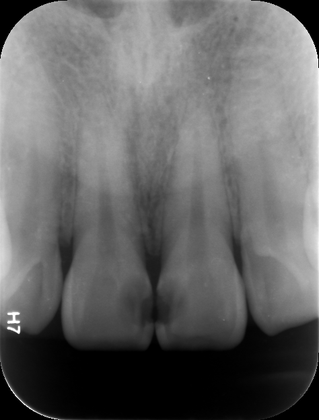
%> input picture 林雨晨代码 - 副本/test/测试图片/11.bmp, 319 x 420 px, shrunk from 474 x 624 before the run; its folder holds only this picture in this run
$ octave change.m   (GNU Octave 9; MATLAB toolbox functions it lacks are replaced by stand-ins)
%> lines starting %> are read from the running program, lines starting %| are printed output that depends on the picture
### 林雨晨代码 - 副本/gui/image processing/edge_canny.m
%% 图像边缘提取函数
%   方向梯度矩阵
%               3   2   1
%               0   P   0
%               1   2   3
%   P为当前点
%               NW  N  NE
%               W   P   E
%               SW  S  SE
%   参数:
%   percentOfPixelsNotEdges: 阈值选择.
%   thresholdRatio: 低阈值和高阈值的比例.
% -------------------------------------------------------------------------
function imgCanny = edge_canny(I,gaussDim,sigma,percentOfPixelsNotEdges,thresholdRatio)
%% 高斯平滑滤波器
m = gaussDim(1);
n = gaussDim(2);
if mod(m,2) == 0 || mod(n,2) == 0
    error('The dimensionality of Gaussian must be odd!');
end
% 生成高斯卷积核
gaussKernel = fspecial('gaussian', [m,n], sigma);
% 复制图像边缘
[m,n] = size(gaussKernel);
[row,col,dim] = size(I);
if dim > 1
    imgGray = rgb2gray(I);
else
    imgGray = I;
end
imgCopy = imgReplicate(imgGray,(m-1)/2,(n-1)/2);
% 高斯平滑滤波
imgData = zeros(row,col);
for ii = 1:row
    for jj = 1:col
        window = imgCopy(ii:ii+m-1,jj:jj+n-1);
        GSF = window.*gaussKernel;
        imgData(ii,jj) = sum(GSF(:));
    end
end
%% 计算像素角度信息
% Sobel operator.
dgau2Dx = [-1 0 1;-2 0 2;-1 0 1];
dgau2Dy = [1 2 1;0 0 0;-1 -2 -1];
[m,n] = size(dgau2Dx);
% 复制图像边缘.
imgCopy = imgReplicate(imgData,(m-1)/2,(n-1)/2);
% 储存图像边缘方向梯度信息.
gradx = zeros(row,col);
grady = zeros(row,col);
gradm = zeros(row,col);
dir = zeros(row,col); % 方向
% 计算每个像素的梯度值
for ii = 1:row
    for jj = 1:col
        window = imgCopy(ii:ii+m-1,jj:jj+n-1);
        dx = window.*dgau2Dx;
        dy = window.*dgau2Dy;
        dx = dx'; % 精确化总和
        dx = sum(dx(:));
        dy = sum(dy(:));
        gradx(ii,jj) = dx;
        grady(ii,jj) = dy;
        gradm(ii,jj) = sqrt(dx^2 + dy^2);
        % 计算变化角度
        theta = atand(dy/dx) + 90; % 0~180.
        % 确定变化方向
        if (theta >= 0 && theta < 45)
            dir(ii,jj) = 2;
        elseif (theta >= 45 && theta < 90)
            dir(ii,jj) = 3;
        elseif (theta >= 90 && theta < 135)
            dir(ii,jj) = 0;
        else
            dir(ii,jj) = 1;
        end
    end
end
%% 标准化阈值选择
magMax = max(gradm(:));
if magMax ~= 0
    gradm = gradm / magMax;
end
%% 选择阈值.
counts = imhist(gradm, 64);
highThresh = find(cumsum(counts) > percentOfPixelsNotEdges*row*col,1,'first') / 64;
lowThresh = thresholdRatio*highThresh;
%% 使用线性差值进行非极值抑制（NMS）
gradmCopy = zeros(row,col);
imgBW = zeros(row,col);
for ii = 2:row-1
    for jj = 2:col-1
        E =  gradm(ii,jj+1);
        S =  gradm(ii+1,jj);
        W =  gradm(ii,jj-1);
        N =  gradm(ii-1,jj);
        NE = gradm(ii-1,jj+1);
        NW = gradm(ii-1,jj-1);
        SW = gradm(ii+1,jj-1);
        SE = gradm(ii+1,jj+1);
        gradValue = gradm(ii,jj);
        if dir(ii,jj) == 0
            d = abs(grady(ii,jj)/gradx(ii,jj));
            gradm1 = E*(1-d) + NE*d;
            gradm2 = W*(1-d) + SW*d;
        elseif dir(ii,jj) == 1
            d = abs(gradx(ii,jj)/grady(ii,jj));
            gradm1 = N*(1-d) + NE*d;
            gradm2 = S*(1-d) + SW*d;
        elseif dir(ii,jj) == 2
            d = abs(gradx(ii,jj)/grady(ii,jj));
            gradm1 = N*(1-d) + NW*d;
            gradm2 = S*(1-d) + SE*d;
        elseif dir(ii,jj) == 3
            d = abs(grady(ii,jj)/gradx(ii,jj));
            gradm1 = W*(1-d) + NW*d;
            gradm2 = E*(1-d) + SE*d;
        else
            gradm1 = highThresh;
            gradm2 = highThresh;
        end
        % 非极值抑制
        if gradValue >= gradm1 && gradValue >= gradm2
            if gradValue >= highThresh
                imgBW(ii,jj) = 1;
                gradmCopy(ii,jj) = highThresh;
            elseif gradValue >= lowThresh
                gradmCopy(ii,jj) = lowThresh;
            else
                gradmCopy(ii,jj) = 0;
            end
        else
            gradmCopy(ii,jj) = 0;
        end
    end
end

%% 用双阈值进行双阈值检测.
% 保留周围8个像素点有强边缘点的弱边缘点
for ii = 2:row-1
    for jj = 2:col-1
        if gradmCopy(ii,jj) == lowThresh
            neighbors = [...
                gradmCopy(ii-1,jj-1),   gradmCopy(ii-1,jj), gradmCopy(ii-1,jj+1),...
                gradmCopy(ii,  jj-1),                       gradmCopy(ii,  jj+1),...
                gradmCopy(ii+1,jj-1),   gradmCopy(ii+1,jj), gradmCopy(ii+1,jj+1)...
                ];
            if ~isempty(find(neighbors) == highThresh)
                imgBW(ii,jj) = 1;
            end
        end
    end
end
imgCanny = logical(imgBW);
end
%% 图像复制
function imgRep = imgReplicate(I,rExt,cExt)
[row,col] = size(I);
imgCopy = zeros(row+2*rExt,col+2*cExt);
% 四条边和四个角
top = I(1,:);
bottom = I(row,:);
left = I(:,1);
right = I(:,col);
topLeftCorner = I(1,1);
topRightCorner = I(1,col);
bottomLeftCorner = I(row,1);
bottomRightCorner = I(row,col);
% 新图中扩展后原始图像的坐标。
topLeftR = rExt+1;
topLeftC = cExt+1;
bottomLeftR = topLeftR+row-1;
bottomLeftC = topLeftC;
topRightR = topLeftR;
topRightC = topLeftC+col-1;
bottomRightR = topLeftR+row-1;
bottomRightC = topLeftC+col-1;
% 复制原始图像和4条边缘。
imgCopy(topLeftR:bottomLeftR,topLeftC:topRightC) = I;
imgCopy(1:rExt,topLeftC:topRightC) = repmat(top,[rExt,1]);
imgCopy(bottomLeftR+1:end,bottomLeftC:bottomRightC) = repmat(bottom,[rExt,1]);
imgCopy(topLeftR:bottomLeftR,1:cExt) = repmat(left,[1,cExt]);
imgCopy(topRightR:bottomRightR,topRightC+1:end) = repmat(right,[1,cExt]);
% 复制4个角。
for ii = 1:rExt
    for jj = 1:cExt
        imgCopy(ii,jj) = topLeftCorner;
        imgCopy(ii,jj+topRightC) = topRightCorner;
        imgCopy(ii+bottomLeftR,jj) = bottomLeftCorner;
        imgCopy(ii+bottomRightR,jj+bottomRightC) = bottomRightCorner;
    end
end
imgRep = imgCopy;
end

### 林雨晨代码 - 副本/gui/image processing/diejia.m
%%图像叠加函数
function C = diejia(pic_1,pic_2)
[m1,n1,l1] = size(pic_1);
[m2,n2,l2] = size(pic_2);
t = zeros(m1,n1,l1);
t = uint8(t);
t((m1/2-m2/2+1):(m1/2+m2/2),(n1/2-n2/2+1):(n1/2+n2/2),:) = pic_2 ;%做居中处理
C = imadd(0.5*t,pic_1);%乘以0.5对中间小照片做透明处理
% [8 lines of commented-out code are left out]
C((m1/2-m2/2+1):(m1/2+m2/2),(n1/2-n2/2+1):(n1/2+n2/2),:) =...
C((m1/2-m2/2+1):(m1/2+m2/2),(n1/2-n2/2+1):(n1/2+n2/2),:)-...
pic_1((m1/2-m2/2+1):(m1/2+m2/2),(n1/2-n2/2+1):(n1/2+n2/2),:).*0.5;%因为pic_1没有乘0.5，这里做补偿

### 林雨晨代码 - 副本/gui/train/change.m
%%批量进行图像处理
clear;
global Predictor;

pt = 'G:\口腔项目\林雨晨代码 - 副本\test\测试图片\';
ext = '*.bmp';
dis = dir([pt ext]);
nms = {dis.name};

for k = 1:length(nms)
    nm = [pt nms{k}];
    Predictor.Mat=imread(nm);
%> Predictor.Mat is the input picture: size 420x319x3 uint8; min 0, max 255, mean 101.2
    Predictor.STATE=0;
%     figure,imshow(Img);
   imwrite(Predictor.Mat,'G:\口腔项目\林雨晨代码 - 副本\Temporary\org.bmp');
   imgCanny = edge_canny(Predictor.Mat,[5,5],1.4,0.9,0.65);
%> in edge_canny, `[row,col,dim] = size(I);`: row = 420; col = 319; dim = 3
%> in imgReplicate, `top = I(1,:);`: top = 319 values, max 179 at index 143, min 0 at index 1, mean 82.77
%> in imgReplicate, `bottom = I(row,:);`: bottom = 319 values, max 181 at index 59, min 0 at index 1, mean 16.37
%> in imgReplicate, `left = I(:,1);`: left = 420 values, max 220 at index 262, min 0 at index 1, mean 128.8
%> in imgReplicate, `right = I(:,col);`: right = 420 values, max 246 at index 83, min 0 at index 1, mean 143.7
%> in imgReplicate, `topLeftCorner = I(1,1);`: topLeftCorner = 0
%> in imgReplicate, `imgCopy(topLeftR:bottomLeftR,topLeftC:topRightC) = I;`:
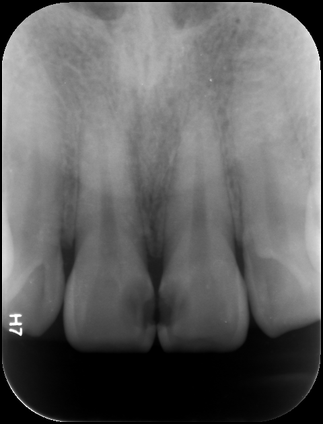
%> imgCopy: size 424x323 double; min 0, max 255, mean 99
%> in imgReplicate, `imgCopy(bottomLeftR+1:end,bottomLeftC:bottomRightC) = repmat(bottom,[r..`: imgCopy: size 424x323 double; min 0, max 255, mean 99.4; mean of the top-left, top-right, bottom-left and bottom-right quarters 136, 137.7, 59.2, 64.7
%> in edge_canny, `imgData = zeros(row,col);`: imgData: size 420x319 double; every value is 0
%> in imgReplicate (call 2), `imgCopy(bottomLeftR+1:end,bottomLeftC:bottomRightC) = repmat(bottom,[r..`: imgCopy: size 422x321 double; min 0, max 236.9, mean 100.3; mean of the top-left, top-right, bottom-left and bottom-right quarters 137.2, 138.9, 59.7, 65.4
%> after the loop in edge_canny, `for ii = 1:row`:
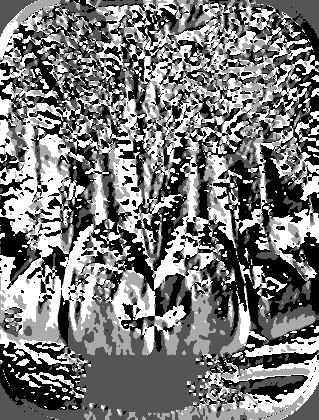
%> dir: size 420x319 double; min 0, max 3, mean 1.43; drawn with min black and max white
%> after the loop in edge_canny, `for ii = 1:row`:
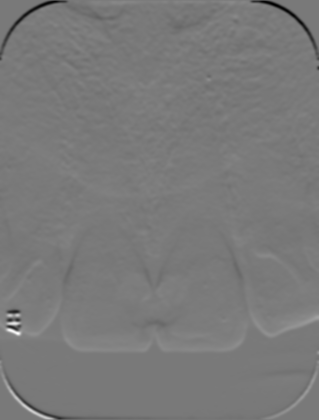
%> grady: size 420x319 double; min -368.2, max 403.9, mean 1.4; drawn with min black and max white
%> in edge_canny, `magMax = max(gradm(:));`: magMax = 494.1
%> in edge_canny, `counts = imhist(gradm, 64);`: counts = 64 values, max 46492 at index 2, min 3 at index 64, mean 2093.4
%> in edge_canny, `highThresh = find(cumsum(counts) > percentOfPixelsNotEdges*row*col,1,'..`: highThresh = 0.0781
%> in edge_canny, `lowThresh = thresholdRatio*highThresh;`: lowThresh = 0.0508
%> after the loop in edge_canny, `for ii = 2:row-1`:
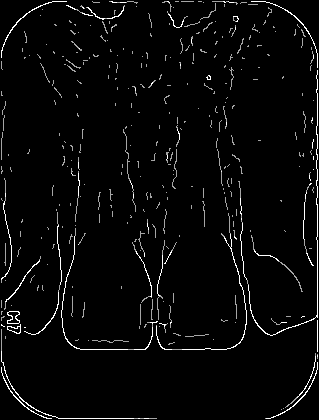
%> gradmCopy: size 420x319 double; min 0, max 0.0781, mean 0.0025; drawn with min black and max white
%> after the loop in edge_canny, `for ii = 2:row-1`:
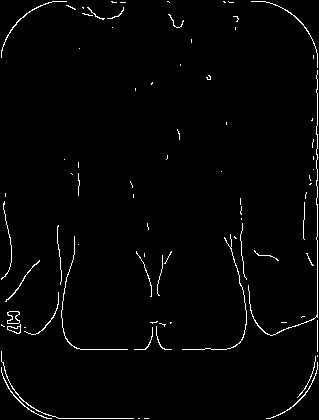
%> imgBW: size 420x319 double; values 0 (black) and 1 (white), 1.9% white in thin lines or dots
%> after the loop in edge_canny, `for ii = 2:row-1`: d = NaN
%> after the loop in edge_canny, `for ii = 2:row-1`:
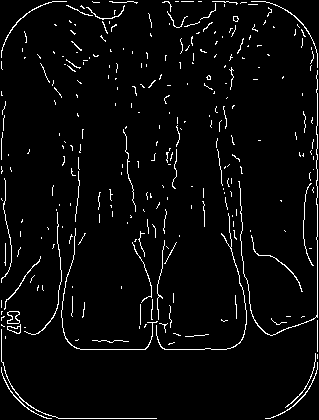
%> imgBW: size 420x319 double; values 0 (black) and 1 (white), 3.9% white in thin lines or dots
%> after the loop in edge_canny, `for ii = 2:row-1`: neighbors = [0 0 0 0 0.0781 0 0 0]
%> in edge_canny, `imgCanny = logical(imgBW);`: imgCanny: size 420x319 logical; 3.9% white in thin lines or dots
   imwrite(imgCanny,'G:\口腔项目\林雨晨代码 - 副本\Temporary\imgCanny.bmp');
   pic_1=imread('G:\口腔项目\林雨晨代码 - 副本\Temporary\org.bmp');
pic_2=imread('G:\口腔项目\林雨晨代码 - 副本\Temporary\imgCanny.bmp');
if ndims(pic_1) == 3
    pic1 = rgb2gray(pic_1);
else
    pic1 = pic_1;
end
if ndims(pic_2) == 3
    pic2 = rgb2gray(pic_2);
else
    pic2 = pic_2;
end
pic2=pic2*255;
%> pic2: size 420x319 double; 3.9% white in thin lines or dots
DrawMat=diejia(pic1,pic2);
%> in diejia, `t((m1/2-m2/2+1):(m1/2+m2/2),(n1/2-n2/2+1):(n1/2+n2/2),:) = pic_2 ;`: t: size 420x319 uint8; 3.9% white in thin lines or dots
%> in diejia, `C((m1/2-m2/2+1):(m1/2+m2/2),(n1/2-n2/2+1):(n1/2+n2/2),:) = C((m1/2-m2/..`:
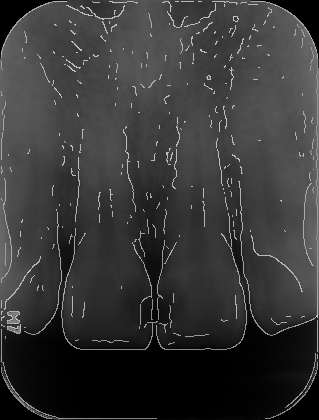
%> C: size 420x319 uint8; min 0, max 191, mean 54.8
imwrite(DrawMat,'G:\口腔项目\林雨晨代码 - 副本\Temporary\imgCannySpp.bmp');
%> (the run ends here)
